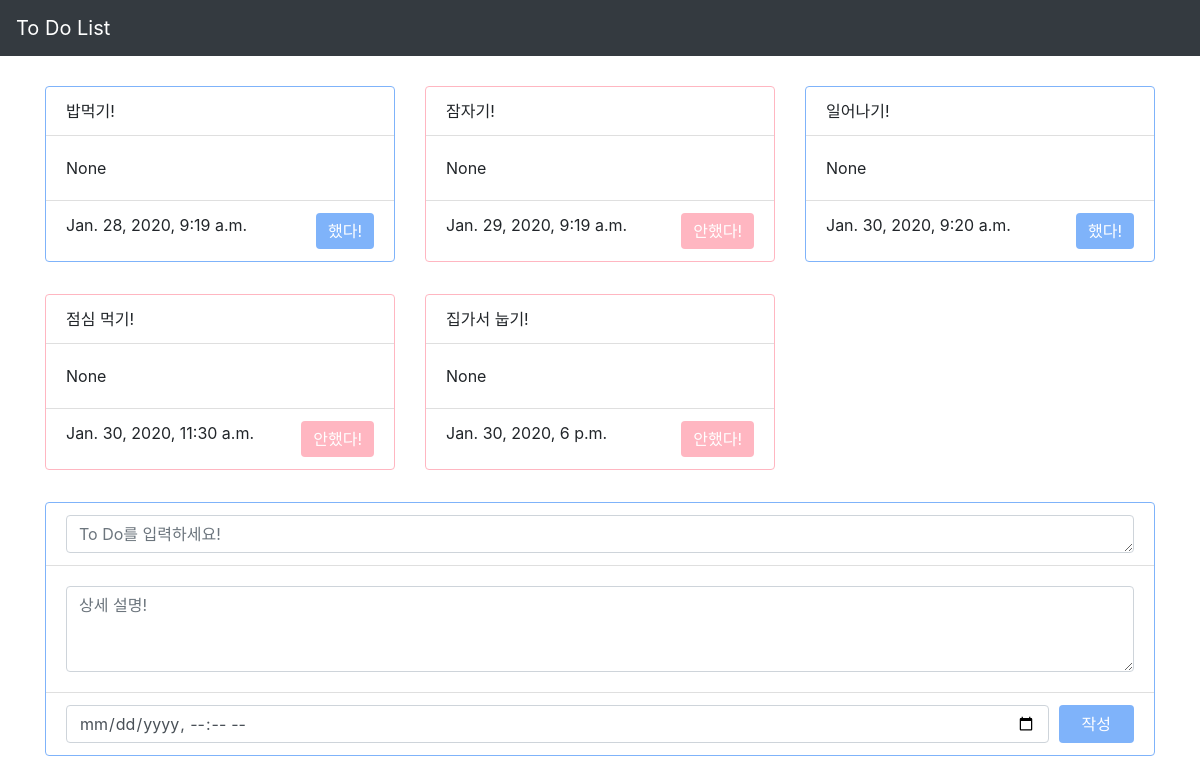
Before: / with the older database file.
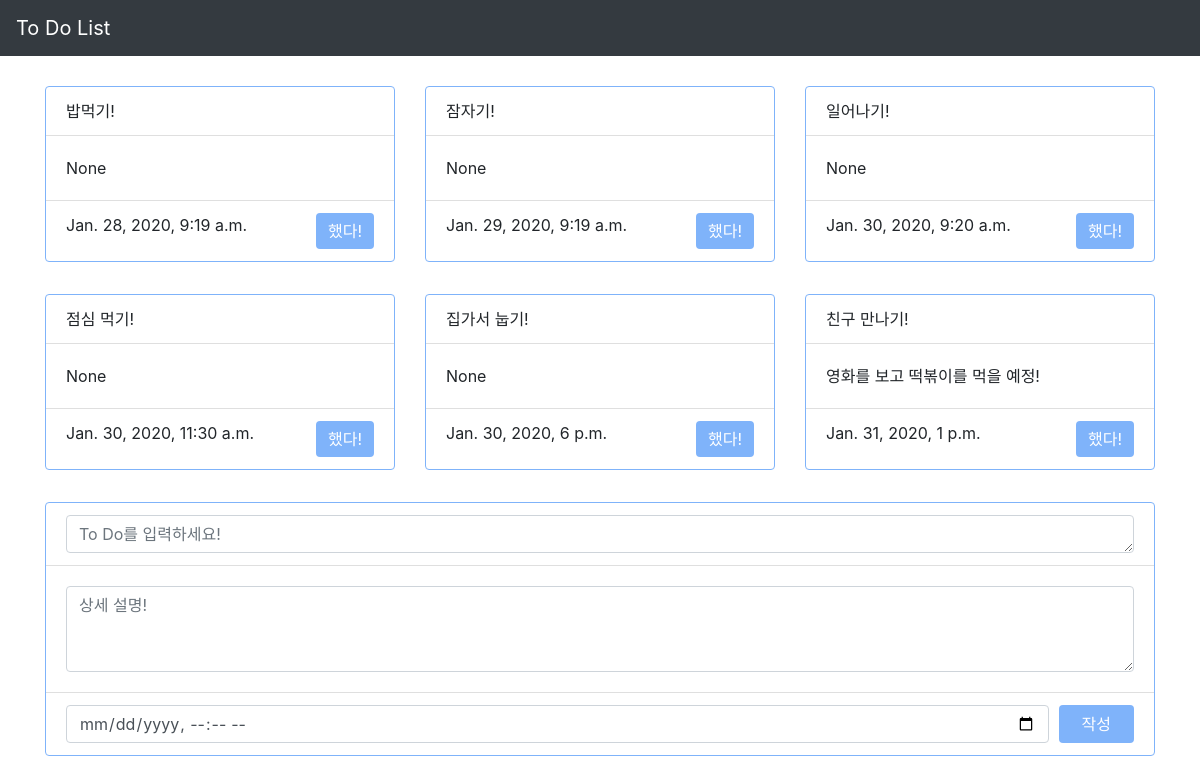
After: the same page with the newer database file.
### schedule/models.py (models this page shows)
class Schedule(models.Model):
    date_time = models.DateTimeField()
    context = models.TextField(max_length=300)
    more_information = models.TextField(max_length=300, null=True)
    complete_schedule = models.BooleanField(default=False)

### schedule/views.py (the view)
# urls.py: path('', views.create_or_show_schedule, name='index'),
def create_or_show_schedule(request):
    if request.method == 'POST':
        pass
    posts = Schedule.objects.all()
    context = {
        'posts': posts,
    }
    return render(request, 'to-do-list.html', context)

### templates/to-do-list.html (shortened to what this page needs)
<!doctype html>
<html lang="ko-KR">
<head>
    <link rel="stylesheet" href="/static/bootstrap/bootstrap.css">
</head>
<body>
    <div class="wrapper">
        <header class="header">
            <div class="logo-container" style="margin-bottom: 30px;">
                <nav class="navbar navbar-expand navbar-dark bg-dark">
                    <a class="navbar-brand">To Do List</a>
                </nav>
            </div>
        </header>
        <div class="container">
            <div class="content">
                <div class="content">
                    <div class="row row-cols-1 row-cols-md-3 show-all">
                        {% for post in posts %}
                        <div class="col mb-4">
                            {% if post.complete_schedule == True %}
                            <div class="card mb-2" style="border-color: #7FB3FA;">
                                <div class="card-header bg-transparent">{{ post.context }}!</div>
                                <div class="card-body">
                                    <p class="card-text"> {{ post.more_information }} </p>
                                </div>
                                <div class="card-footer bg-transparent">
                                    <form action="{% url 'do-it' pk=post.pk %}" method="GET">
                                        <a style="float:left;"> {{ post.date_time }} </a>
                                        <button type="submit" class="btn" style="color: #fff; background-color: #7FB3FA; border: #7FB3FA; float:right;">했다!</button>
                                    </form>
                                </div>
                            </div>
                            {% else %}
                            <div class="card mb-2" style="border-color: #FFB6C1;">
                                <div class="card-header bg-transparent">{{ post.context }}!</div>
                                <div class="card-body">
                                    <p class="card-text"> {{ post.more_information }}</p>
                                </div>
                                <div class="card-footer bg-transparent">
                                    <form action="{% url 'do-it' pk=post.pk %}" method="GET">
                                        <a style="float:left;"> {{ post.date_time }} </a>
                                        <button type="submit" class="btn" style="color: #fff; background-color: #FFB6C1; border: #FFB6C1; float:right;">안했다!</button>
                                    </form>
                                </div>
                            </div>
                            {% endif %}
                        </div>
                        {% endfor %}
                    </div>
                    <form action="{% url 'create' %}" method="POST">
                        <div class="card" style="border-color: #7FB3FA">
                            <div class="card-header bg-transparent">
                                <textarea name="context" id="" cols="30" rows="1" class="form-control" placeholder="To Do를 입력하세요!"></textarea>
                            </div>
                            <div class="card-body">
                                <textarea name="more_information" id="" cols="30" rows="3" class="form-control" placeholder="상세 설명!"></textarea>
                            </div>
                            <div class="card-footer bg-transparent" style="display: flex; justify-content: space-around;">
                                <input class="form-control" name="date_time" type="datetime-local" style="margin-right: 10px;">
                                <button type="submit" class="btn" style="width: 80px; float:right; color: #fff; background-color: #7FB3FA; border: #7FB3FA;">작성</button>
                            </div>
                        </div>
                    </form>
                </div>
            </div>
        </div>
    </div>
</body>
</html>

Changed rows visible on the page:
changed Schedule "잠자기": complete_schedule "안했다!" → "했다!"
changed Schedule "점심 먹기": complete_schedule "안했다!" → "했다!"
changed Schedule "집가서 눕기": complete_schedule "안했다!" → "했다!"
added Schedule: context "친구 만나기", more_information "영화를 보고 떡볶이를 먹을 예정!", date_time "Jan. 31, 2020, 1 p.m."
